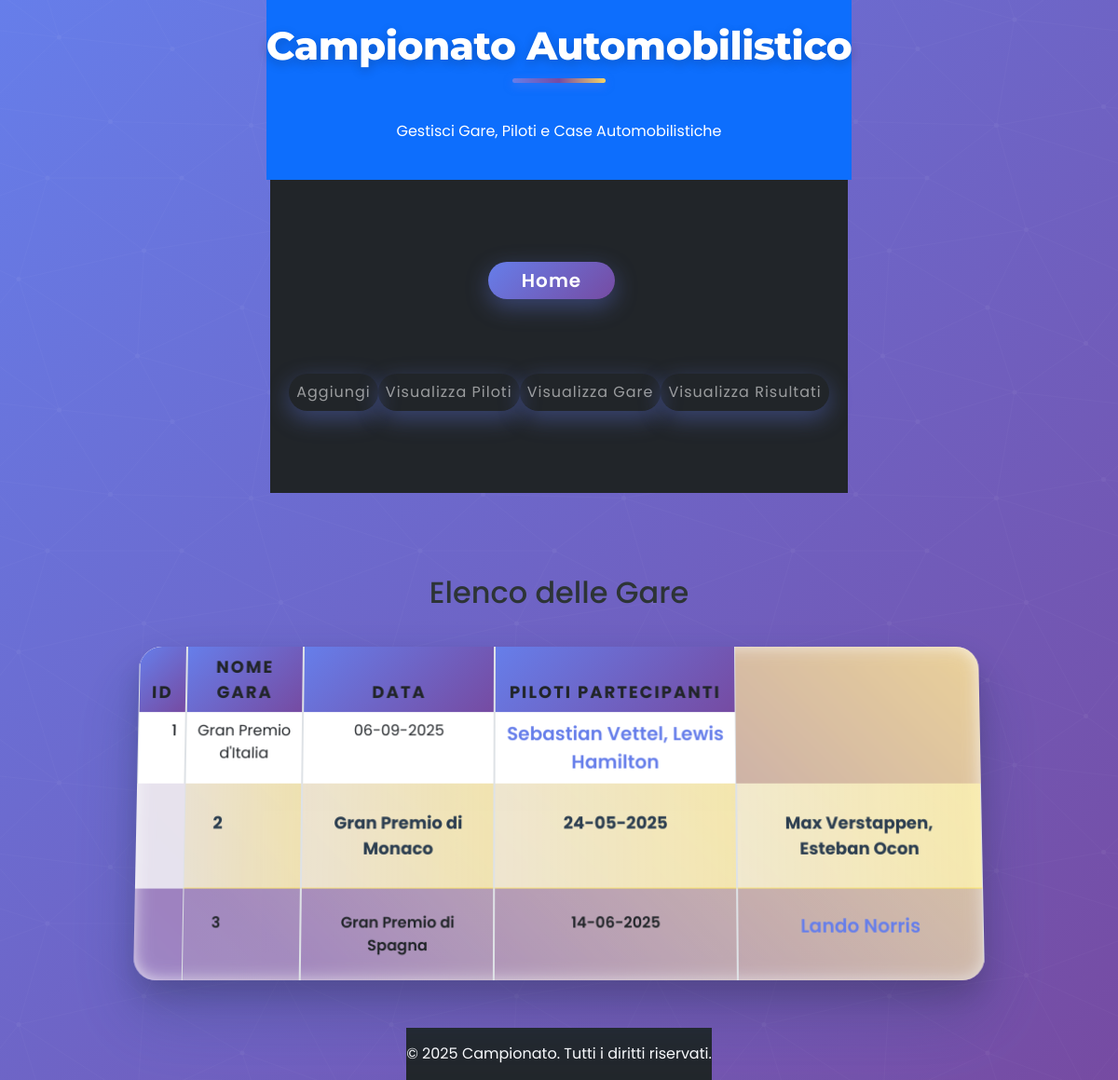
The page /campionato/gare.php on the database its author committed.
### tables this page shows
CREATE TABLE Gare (
id INT PRIMARY KEY AUTO_INCREMENT,
nome VARCHAR(50) NOT NULL,
data DATE NOT NULL
);

### campionato/gare.php (the view)
<?php
include 'php/db.php';
include 'php/header.php';
$query = "SELECT g.id, g.nome AS gara_nome, g.data, GROUP_CONCAT(CONCAT(p.nome, ' ', p.cognome) SEPARATOR ', ') AS piloti
          FROM campionato_automobilistico.gare g
          LEFT JOIN campionato_automobilistico.partecipare p_g ON g.id = p_g.Gare_id
          LEFT JOIN campionato_automobilistico.piloti p ON p_g.Piloti_id = p.id
          GROUP BY g.id";
$stmt = $pdo->query($query);
$gare = $stmt->fetchAll(PDO::FETCH_ASSOC);
?>
<div class="container mt-5">
    <h2>Elenco delle Gare</h2>
    <table class="table table-bordered">
        <thead>
        <tr>
            <th>ID</th>
            <th>Nome Gara</th>
            <th>Data</th>
            <th>Piloti Partecipanti</th>
        </tr>
        </thead>
        <tbody>
        <?php
        foreach ($gare as $gara) {
            echo "<tr>
                    <td>{$gara['id']}</td>
                    <td>{$gara['gara_nome']}</td>
                    <td>" . date('d-m-Y', strtotime($gara['data'])) . "</td>
                    <td>{$gara['piloti']}</td>
                  </tr>";
        }
        ?>
        </tbody>
    </table>
</div>
<?php include 'php/footer.php'; ?>

### LeCittaDelTurista/LeCittaDelTurista/style.css (style rules this page uses)
body { margin: 0; padding: 0; min-height: 100vh; font-family: 'Poppins', sans-serif; background: linear-gradient(135deg, #667eea 0%, #764ba2 100%); display: flex; flex-direction: column; align-items: center; justify-content: center; color: #2d3436; position: relative; overflow-x: hidden; }
body::before { content: ''; position: absolute; width: 100%; height: 100%; top: 0; left: 0; opacity: 0.05; z-index: -1; }
.container { display: flex; flex-direction: column; align-items: center; justify-content: center; width: 100%; max-width: 1200px; padding: 40px 20px; box-sizing: border-box; position: relative; }
table { width: 85%; max-width: 900px; margin: 30px auto; border-collapse: separate; border-spacing: 0; background-color: rgba(255, 255, 255, 0.98); box-shadow: 0 30px 60px rgba(0, 0, 0, 0.2), 0 15px 25px rgba(0, 0, 0, 0.1), 0 40px 80px rgba(103, 151, 255, 0.15); border-radius: 24px; overflow: hidden; transform: perspective(1200px) rotateX(3deg); transform-origin: top center; animation: tableAppear 1s cubic-bezier(0.215, 0.61, 0.355, 1) forwards; position: relative; }
table::after { content: ''; position: absolute; top: -3px; left: -3px; right: -3px; bottom: -3px; background: linear-gradient(45deg, #667eea, #764ba2, #f6d365, #fda085, #667eea); background-size: 400% 400%; z-index: -1; border-radius: 27px; animation: glowingBorder 10s linear infinite; opacity: 0.7; filter: blur(10px); }
th { padding: 25px 30px; text-align: center; background: linear-gradient(135deg, #667eea 0%, #764ba2 100%); color: white; font-weight: 700; letter-spacing: 2px; text-transform: uppercase; position: relative; overflow: hidden; font-size: 18px; box-shadow: 0 5px 20px rgba(0, 0, 0, 0.15); }
th:after { content: ''; position: absolute; top: 0; left: 0; width: 150%; height: 100%; background: linear-gradient(90deg, transparent, rgba(255, 255, 255, 0.3), transparent); transform: translateX(-100%); animation: tableHeaderShine 4s infinite; }
td { padding: 22px 30px; text-align: center; border-bottom: 1px solid rgba(236, 240, 241, 0.7); transition: all 0.4s cubic-bezier(0.215, 0.61, 0.355, 1); position: relative; overflow: hidden; font-size: 16px; }
tr { transition: all 0.4s cubic-bezier(0.215, 0.61, 0.355, 1); position: relative; }
tr:last-child td { border-bottom: none; }
tr:nth-child(2) { position: relative; z-index: 2; }
tr:nth-child(2) td { background: linear-gradient(to right, rgba(255, 215, 0, 0.12), rgba(255, 215, 0, 0.25)); font-weight: 700; color: #2c3e50; font-size: 18px; position: relative; border-bottom: 1px solid rgba(255, 215, 0, 0.4); padding: 28px 30px; }
tr:nth-child(2):before { content: '🏆'; position: absolute; left: -45px; top: 50%; transform: translateY(-50%); font-size: 30px; z-index: 10; animation: trophyWiggle 3s ease-in-out infinite; text-shadow: 0 5px 15px rgba(0, 0, 0, 0.2); }
tr:nth-child(3) td { background: linear-gradient(to right, rgba(192, 192, 192, 0.12), rgba(192, 192, 192, 0.18)); font-weight: 600; padding: 24px 30px; }
tr:nth-child(3):before { content: '🥈'; position: absolute; left: -45px; top: 50%; transform: translateY(-50%); font-size: 26px; z-index: 10; opacity: 0.9; }
tr:nth-child(even) { background-color: rgba(249, 250, 251, 0.8); }
td:first-child { font-weight: 500; text-align: left; padding-left: 35px; }
td:last-child { font-weight: 600; color: #667eea; font-size: 20px; }

### rows shown on the page
gare: id "1", nome "Gran Premio d'Italia", data "06-09-2025", piloti "Sebastian Vettel, Lewis Hamilton"
gare: id "2", nome "Gran Premio di Monaco", data "24-05-2025", piloti "Max Verstappen, Esteban Ocon"
gare: id "3", nome "Gran Premio di Spagna", data "14-06-2025", piloti "Lando Norris"
